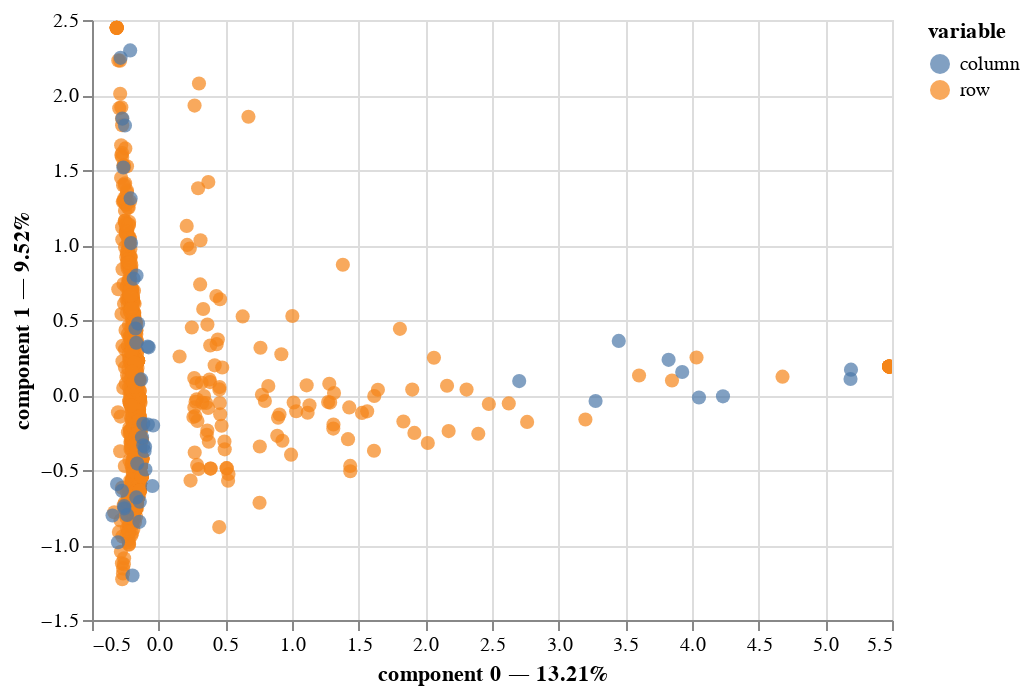

Notebook code for this chart:
### Code cell
# Application de l'ACM
acm_ItemsQ32L = prince.MCA(n_components = 2)

acm_ItemsQ32L = acm_ItemsQ32L.fit(data[ItemsQ32L])

ax = acm_ItemsQ32L.plot(X=data[ItemsQ32L])
ax

### Figure 1 — Vega-Lite specification as saved in the notebook (floating-point values rounded to 4 significant figures; data arrays with more than 128 entries replaced by an {"elided": "..."} marker saying what was removed)
{"config": {"view": {"continuousWidth": 400, "continuousHeight": 300}}, "data": {"name": "data-cbbd3f7b85022856ca6cd73f15318b9c"}, "mark": {"type": "circle", "size": 50}, "encoding": {"color": {"field": "variable", "type": "nominal"}, "tooltip": [{"field": "variable", "type": "nominal"}, {"field": "value", "type": "nominal"}, {"field": "component 0", "type": "quantitative"}, {"field": "component 1", "type": "quantitative"}], "x": {"axis": {"title": "component 0 — 13.21%"}, "field": "component 0", "scale": {"zero": false}, "type": "quantitative"}, "y": {"axis": {"title": "component 1 — 9.52%"}, "field": "component 1", "scale": {"zero": false}, "type": "quantitative"}}, "selection": {"selector002": {"type": "interval", "bind": "scales", "encodings": ["x", "y"]}}, "$schema": "https://vega.github.io/schema/vega-lite/v4.17.0.json", "datasets": {"data-cbbd3f7b85022856ca6cd73f15318b9c": {"elided": "1045 records"}}}
